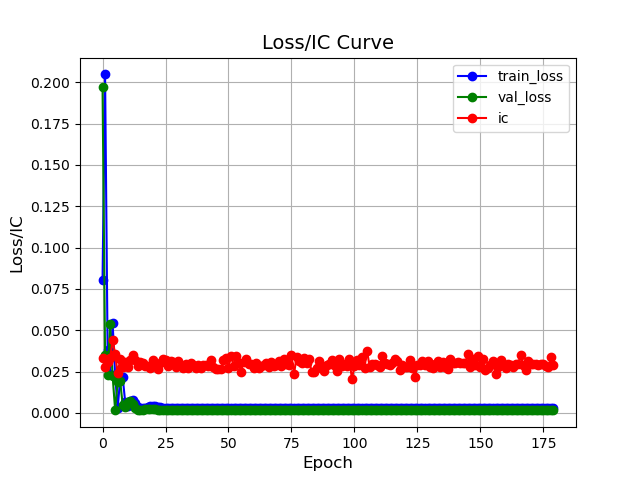

Python code for this plot:
import torch
import torch.nn as nn
import torch.optim as optim
from torch_geometric.nn import GATConv
import sys
import os
import matplotlib.pyplot as plt
import numpy as np 
import torch.nn.functional as F
from scipy.stats import spearmanr  
sys.path.append(os.path.abspath(os.path.join(os.path.dirname(__file__), '..')))
from main import train_data, test_data, val_data
from model_config import Gat_Config
from baseline.utils_models import train_model, test_model,calculate_metrics

device = torch.device("cuda" if torch.cuda.is_available() else "cpu")

class GATModel(nn.Module):
    def __init__(self, input_size, hidden_size, output_size, num_heads=4):
        super(GATModel, self).__init__()
        
        self.gat1 = GATConv(input_size, hidden_size, heads=num_heads, dropout=0.6)
        self.gat2 = GATConv(hidden_size * num_heads, output_size, heads=1, dropout=0.6)
        
    def forward(self, x, edge_index):
        # First GAT layer
        x = self.gat1(x, edge_index)
        x = torch.relu(x)
        
        # Second GAT layer
        x = self.gat2(x, edge_index)
        
        return x
if __name__ == "__main__":
    # Hyperparameters
    input_size = Gat_Config.input_size 
    hidden_size = Gat_Config.hidden_size
    output_size = Gat_Config.output_size
    num_heads = Gat_Config.num_heads
    lr = Gat_Config.lr
    num_nodes = Gat_Config.num_nodes 
    epochs = Gat_Config.epochs

    model = GATModel(input_size, hidden_size, output_size, num_heads).to(device)

    # 训练模型
    loss_values, val_loss_values, IC = train_model(model, train_data, val_data, epochs, lr)

    # 绘制训练时的损失曲线
    epochs_range = range(epochs)
    plt.plot(epochs_range, loss_values, marker='o', linestyle='-', color='b', label='train_loss')
    plt.plot(epochs_range, val_loss_values, marker='o', linestyle='-', color='g', label='val_loss')
    plt.plot(epochs_range, IC, marker='o', linestyle='-', color='r', label='ic')
    plt.title('Loss/IC Curve', fontsize=14)
    plt.xlabel('Epoch', fontsize=12)
    plt.ylabel('Loss/IC', fontsize=12)
    plt.grid(True)
    plt.legend()
    plt.show()
    plt.savefig('/root/firsttry-main/firsttry_CN/baseline/GAT.png')
    
    # 测试模型
    pred_values, target_values = test_model(model, test_data)
    pred_values, target_values = [t.cpu() for t in pred_values], [t.cpu() for t in target_values]

    # 计算评价指标
    ic, rank_ic, icir, rankicir = calculate_metrics(pred_values, target_values)

    # 输出四个评价指标
    print(f'gat_IC: {ic}')
    print(f'gat_RankIC: {rank_ic}')
    print(f'gat_ICIR: {icir}')
    print(f'gat_RankICIR: {rankicir}')

    plt.figure()
    plt.style.use('ggplot')
    # 创建折线图
    plt.plot(target_values, label='real', color='blue')  # 实际值
    plt.plot(pred_values, label='forecast', color='red', linestyle='--')  # 预测值

    # # 增强视觉效果
    # plt.grid(True)
    # plt.title('real vs forecast')
    # plt.ylabel('value')
    # plt.legend()
    # plt.savefig('/root/firsttry-main/firsttry_CN/baseline/GAT_testing_real_forecast.png')

# test mse_loss: 0.001412303816740253
# test mae_loss: 0.025642218208910588
# test rmse_loss: 0.0350241159661285
# test mape_loss: 8.468368836989006
# gat_IC: 0.46238836308162773
# gat_RankIC: 0.46619589907964815
# gat_ICIR: 12.506457402053321
# gat_RankICIR: 2.3473913550238435e-05